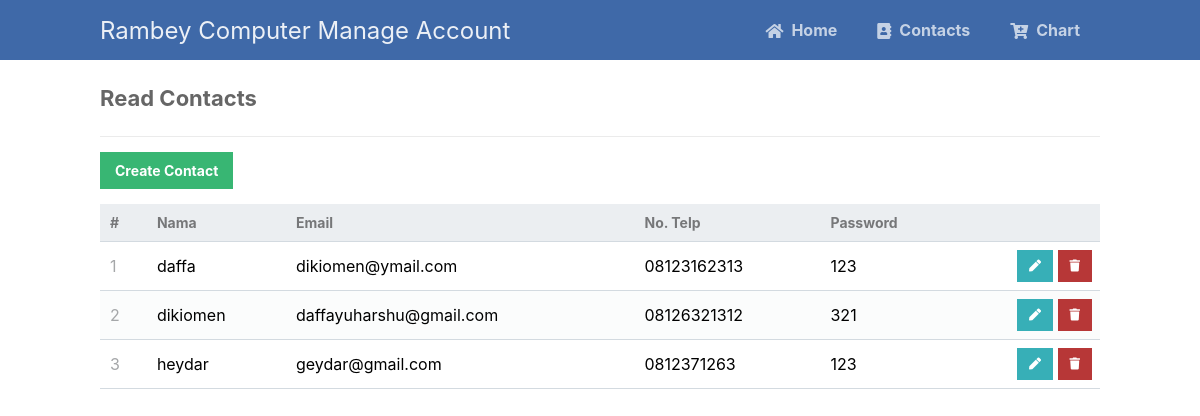
Screenshot of /phpcrud/read_login.php with the database file from the repository.
### tables this page shows
CREATE TABLE `users` (
  `id` int(11) NOT NULL,
  `username` varchar(16) DEFAULT NULL,
  `email` varchar(255) DEFAULT NULL,
  `notelepon` varchar(20) DEFAULT NULL,
  `password` varchar(255) DEFAULT NULL
);

### phpcrud/read_login.php (the view, shortened to what this page needs)
<?php
include '../koneksi.php';
$pdo = pdo_connect_mysql();
$page = isset($_GET['page']) && is_numeric($_GET['page']) ? (int)$_GET['page'] : 1;
$records_per_page = 5;
$stmt = $pdo->prepare('SELECT * FROM users ORDER BY id LIMIT :current_page, :record_per_page');
$stmt->bindValue(':current_page', ($page-1)*$records_per_page, PDO::PARAM_INT);
$stmt->bindValue(':record_per_page', $records_per_page, PDO::PARAM_INT);
$stmt->execute();
$contacts = $stmt->fetchAll(PDO::FETCH_ASSOC);
?>
<?=template_header('Read')?>
<div class="content read">
	<h2>Read Contacts</h2>
	<a href="create_login.php" class="create-contact">Create Contact</a>
	<table>
        <thead>
            <tr>
                <td>#</td>
                <td>Nama</td>
                <td>Email</td>
                <td>No. Telp</td>
                <td>Password</td>
                <td></td>
            </tr>
        </thead>
        <tbody>
            <?php foreach ($contacts as $contact): ?>
            <tr>
                <td><?=$contact['id']?></td>
                <td><?=$contact['username']?></td>
                <td><?=$contact['email']?></td>
                <td><?=$contact['notelepon']?></td>
                <td><?=$contact['password']?></td>
                <td class="actions">
                    <a href="update_login.php?id=<?=$contact['id']?>" class="edit"><i class="fas fa-pen fa-xs"></i></a>
                    <a href="delete_login.php?id=<?=$contact['id']?>" class="trash"><i class="fas fa-trash fa-xs"></i></a>
                </td>
            </tr>
            <?php endforeach; ?>
        </tbody>
    </table>
</div>
<?=template_footer()?>

### phpcrud/style.css (style rules this page uses)
* { box-sizing: border-box; font-family: -apple-system, BlinkMacSystemFont, "segoe ui", roboto, oxygen, ubuntu, cantarell, "fira sans", "droid sans", "helvetica neue", Arial, sans-serif; font-size: 16px; -webkit-font-smoothing: antialiased; -moz-osx-font-smoothing: grayscale; }
body { background-color: #FFFFFF; margin: 0; }
.content { width: 1000px; margin: 0 auto; }
.content h2 { margin: 0; padding: 25px 0; font-size: 22px; border-bottom: 1px solid #ebebeb; color: #666666; }
.read .create-contact { display: inline-block; text-decoration: none; background-color: #38b673; font-weight: bold; font-size: 14px; color: #FFFFFF; padding: 10px 15px; margin: 15px 0; }
.read table { width: 100%; padding-top: 30px; border-collapse: collapse; }
.read table thead { background-color: #ebeef1; border-bottom: 1px solid #d3dae0; }
.read table thead td { padding: 10px; font-weight: bold; color: #767779; font-size: 14px; }
.read table tbody tr { border-bottom: 1px solid #d3dae0; }
.read table tbody tr:nth-child(even) { background-color: #fbfcfc; }
.read table tbody tr td { padding: 10px; }
.read table tbody tr td:nth-child(1) { color: #a5a7a9; }
.read table tbody tr td.actions { padding: 8px; text-align: right; }
.read table tbody tr td.actions .edit, .read table tbody tr td.actions .trash { display: inline-flex; text-align: right; text-decoration: none; color: #FFFFFF; padding: 10px 12px; }
.read table tbody tr td.actions .trash { background-color: #b73737; }
.read table tbody tr td.actions .edit { background-color: #37afb7; }

### rows the page displays
users: id "1", username "daffa", email "dikiomen@ymail.com", notelepon "08123162313", password "123"
users: id "2", username "dikiomen", email "daffayuharshu@gmail.com", notelepon "08126321312", password "321"
users: id "3", username "heydar", email "geydar@gmail.com", notelepon "0812371263", password "123"
